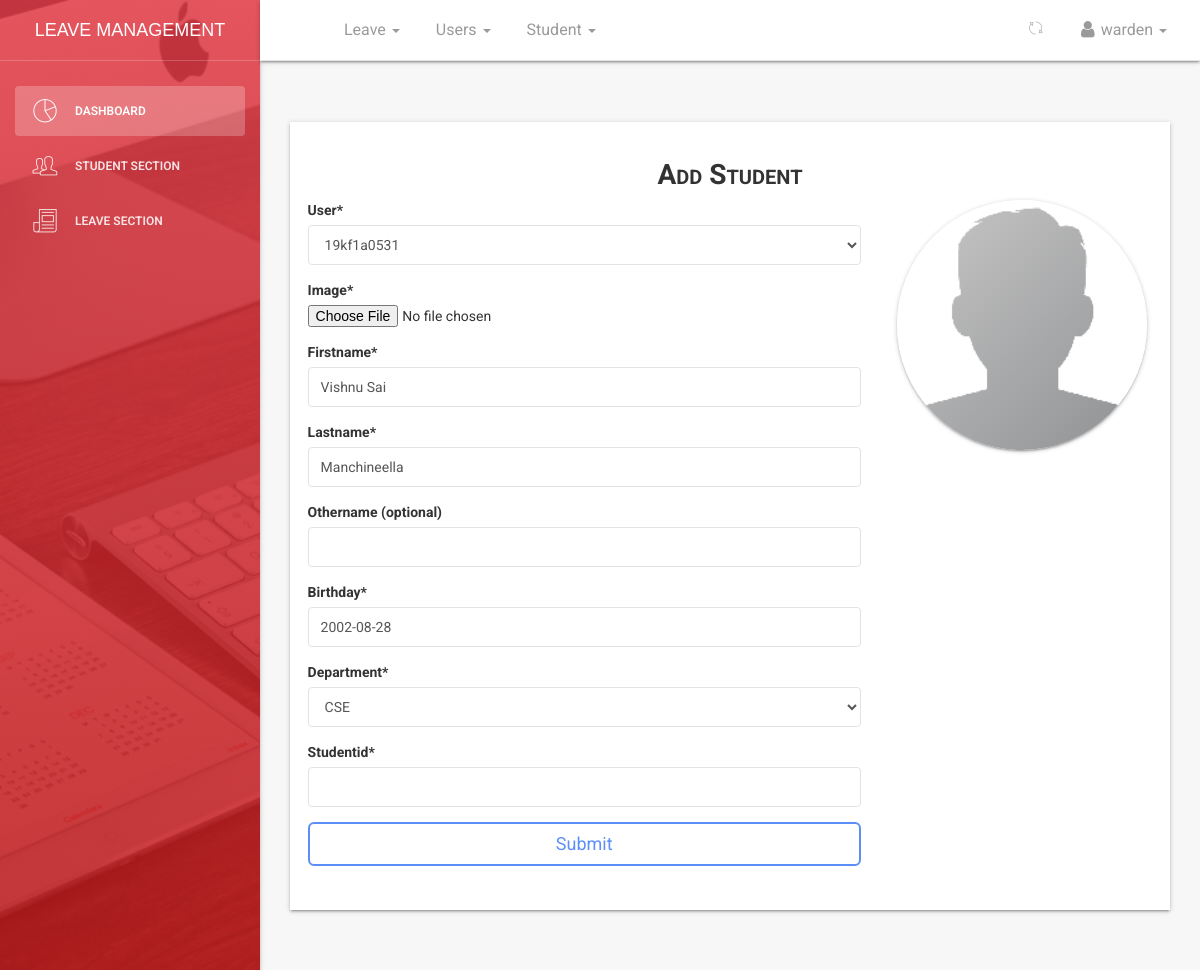
The page /dashboard/student/profile/edit/1/ (signed in) on the database its author committed.
### student/models.py (models this page shows, shortened)
class Student(models.Model):
    MALE = 'male'
    FEMALE = 'female'
    OTHER = 'other'
    NOT_KNOWN = 'Not Known'
    GENDER = (
    (MALE,'Male'),
    (FEMALE,'Female'),
    (OTHER,'Other'),
    (NOT_KNOWN,'Not Known'),
    )
    user = models.ForeignKey(User,on_delete=models.CASCADE,default=1)
    image = models.FileField(_('Profile Image'),upload_to='profiles',default='default.png',blank=True,null=True,help_text='upload image size less than 2.0MB')#work on path username-date/image
    firstname = models.CharField(_('Firstname'),max_length=125,null=False,blank=False)
    lastname = models.CharField(_('Lastname'),max_length=125,null=False,blank=False)
    othername = models.CharField(_('Othername (optional)'),max_length=125,null=True,blank=True)
    birthday = models.DateField(_('Birthday'),blank=False,null=False)
    department =  models.ForeignKey(Department,verbose_name =_('Department'),on_delete=models.SET_NULL,null=True,default=None)
    studentid = models.CharField(_('Student ID Number'),max_length=10,null=True,blank=True)
    is_blocked = models.BooleanField(_('Is Blocked'),help_text='button to toggle employee block and unblock',default=False)
    is_deleted = models.BooleanField(_('Is Deleted'),help_text='button to toggle employee deleted and undelete',default=False)
    created = models.DateTimeField(verbose_name=_('Created'),auto_now_add=True,null=True)
    updated = models.DateTimeField(verbose_name=_('Updated'),auto_now=True,null=True)
    objects = Studentmanager()
    class Meta:
        verbose_name = _('Student')
        verbose_name_plural = _('Students')
        ordering = ['-created']
    @property
    def get_full_name(self):
        fullname = ''
        firstname = self.firstname
        lastname = self.lastname
        othername = self.othername
        if (firstname and lastname) or othername is None:
            fullname = firstname +' '+ lastname
            return fullname
        elif othername:
            fullname = firstname + ' '+ lastname +' '+othername
            return fullname
        return

### dashboard/views.py (the view, shortened to what this page needs)
# urls.py: path('student/profile/edit/<int:id>/',views.student_edit_data,name='edit'),
def student_edit_data(request,id):
	if not (request.user.is_authenticated and request.user.is_superuser and request.user.is_staff):
		return redirect('/')
	student = get_object_or_404(Student, id = id)
	dataset = dict()
	form = StudentCreateForm(request.POST or None,request.FILES or None,instance = student)
	dataset['form'] = form
	dataset['title'] = 'edit - {0}'.format(student.get_full_name)
	return render(request,'dashboard/student_create.html',dataset)

### student/forms.py
class StudentCreateForm(forms.ModelForm):
	studentid = forms.CharField(widget=forms.TextInput(attrs={}))
	image = forms.ImageField(widget=forms.FileInput(attrs={'onchange':'previewImage(this);'}))
	class Meta:
		model = Student
		exclude = ['is_blocked','is_deleted','created','updated']
		widgets = {
				'bio':forms.Textarea(attrs={'cols':5,'rows':5})
		}

### student/models.py (called while the page is built)
    def __str__(self):
        return self.name

### student/wardens.py (called while the page is built)
    def get_queryset(self):
        return super().get_queryset().filter(is_deleted=False)

### templates/dashboard/student_create.html (shortened to what this page needs)
{% extends '_layout.html' %}
{% load static %}
{% load crispy_forms_tags %}
 {% block navheader %}
    {% include 'includes/navheader_student_app.html' %}
 {% endblock %}
 {% block content %}
        <section class="content">
            <section class="container-fluid">
                    <section class="row">
                        <section class="col col-sm-8 offset-sm-2">
                        </section>
                    </section>
                <section class="form-wrapper">
                    <section class="row">
                        <section class="col-lg-12 col-md-12 col-sm-12 text-center">
                            <h3 class="title-h3">Add Student</h3>
                        </section>
                    </section>
                    <section class="row">
                        <section class="col-lg-8 col-md-12 col-sm-12">
                            <form action="" method="POST" enctype="multipart/form-data">
                                {{form | crispy }}
                                <button type="submit" class="btn btn-primary btn-lg btn-block">Submit</button>
                            </form>
                        </section>
                        <section  class="col-lg-4 col-md-12 col-sm-12 text-center">
                            <section class="prev-holder">
                                <img src="{% static 'img/default-avatar.png' %}" alt="" id='temp-preview-image' class="prev-avatar" />
                            </section>
                        </section>
                    </section>
                </section>
            </section>
        </section>
 {% endblock %}

### templates/includes/navheader_student_app.html (shortened to what this page needs)
 {% load static %}
 <nav class="navbar navbar-default navbar-fixed shadow">
            <div class="container-fluid">
                <div class="collapse navbar-collapse">
                    <ul class="nav navbar-nav navbar-left">
                        <li>
                            <a href="" class="dropdown-toggle" data-toggle="dropdown">
                            </a>
                        </li>
                        <li class="dropdown">
                        <a href="" class="dropdown-toggle" data-toggle="dropdown">
                                    <p>
                                        Leave
                                        <b class="caret"></b>
                                    </p>
                              </a>
                        </li>
                        {% if request.user.is_superuser and request.user.is_staff %}
                        <li class="dropdown">
                              <a href="" class="dropdown-toggle" data-toggle="dropdown">
                                    <p>
                                        Users
                                        <b class="caret"></b>
                                    </p>
                              </a>
                        </li>
                        {% endif %}
                        {% if request.user.is_superuser and request.user.is_staff %}
                        <li class="dropdown">
                              <a href="" class="dropdown-toggle" data-toggle="dropdown">
                                    <p>
                                        Student
                                        <b class="caret"></b>
                                    </p>
                              </a>
                        </li>
                        {% endif %}
                    </ul>
                    <ul class="nav navbar-nav navbar-right">
                        <li class="dropdown">
                              <a href="" class="dropdown-toggle refresh-page" data-toggle="dropdown" title="Refresh Current Page">
                                    <i class="pe-7s-refresh-2"></i>
                              </a>
                        </li>
                        <li class="dropdown">
                              <a href="" class="dropdown-toggle" data-toggle="dropdown">
                                    <p>
                                        <i class="fa fa-user"></i> {{ request.user}}
                                        <b class="caret"></b>
                                    </p>
                              </a>
                        </li>
                    </ul>
                </div>
            </div>
        </nav>

### rows shown on the page
Student: user "19kf1a0531", firstname "Vishnu Sai", lastname "Manchineella", birthday "2002-08-28", department "CSE"

### other values the page prints
{{ request.user }} "warden"
